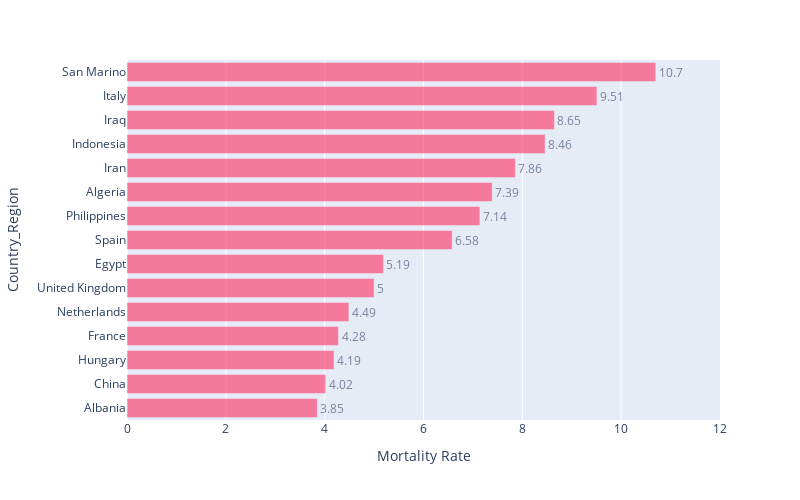

Source (notebook cell):
### Markdown cell above
### Taux mortalité pour 100 cas confirmés

### Code cell
top10MortalityRate = classement

# Ajout de la nouvelle colonne tauxMortalité = (Morts/Confirmé)*100, arrondi à deux decimals
top10MortalityRate['Mortality Rate'] = round((top10MortalityRate['Deaths']/top10MortalityRate['Confirmed'])*100, 2)

# On prend que les pays qui ont plus de 100 cas confirmés
temp = top10MortalityRate[top10MortalityRate['Confirmed']>100]
temp = temp.sort_values('Mortality Rate', ascending=False)

fig = px.bar(temp.sort_values('Mortality Rate', ascending=False).head(15).sort_values('Mortality Rate', ascending=True), 
             x="Mortality Rate", y="Country_Region", text='Mortality Rate', orientation='h', 
             width=800, height=500, range_x = [0, 12])
fig.update_traces(marker_color=colorRed, opacity=0.6, textposition='outside')
iplot(fig)

### Figure 1 — Plotly figure (JSON) as saved in the notebook; plotly's stock layout.template omitted (floating-point values rounded to 4 significant figures)
{"data": [{"alignmentgroup": "True", "hoverlabel": {"namelength": 0}, "hovertemplate": "Mortality Rate=%{text}<br>Country_Region=%{y}", "legendgroup": "", "marker": {"color": "#ff2e63"}, "name": "", "offsetgroup": "", "opacity": 0.6, "orientation": "h", "showlegend": false, "text": [3.85, 4.02, 4.19, 4.28, 4.49, 5, 5.19, 6.58, 7.14, 7.39, 7.86, 8.46, 8.65, 9.51, 10.7], "textposition": "outside", "type": "bar", "x": [3.85, 4.02, 4.19, 4.28, 4.49, 5, 5.19, 6.58, 7.14, 7.39, 7.86, 8.46, 8.65, 9.51, 10.7], "xaxis": "x", "y": ["Albania", "China", "Hungary", "France", "Netherlands", "United Kingdom", "Egypt", "Spain", "Philippines", "Algeria", "Iran", "Indonesia", "Iraq", "Italy", "San Marino"], "yaxis": "y"}], "layout": {"barmode": "relative", "height": 500, "legend": {"tracegroupgap": 0}, "margin": {"t": 60}, "width": 800, "xaxis": {"anchor": "y", "domain": [0, 1], "range": [0, 12], "title": {"text": "Mortality Rate"}}, "yaxis": {"anchor": "x", "domain": [0, 1], "title": {"text": "Country_Region"}}}}
